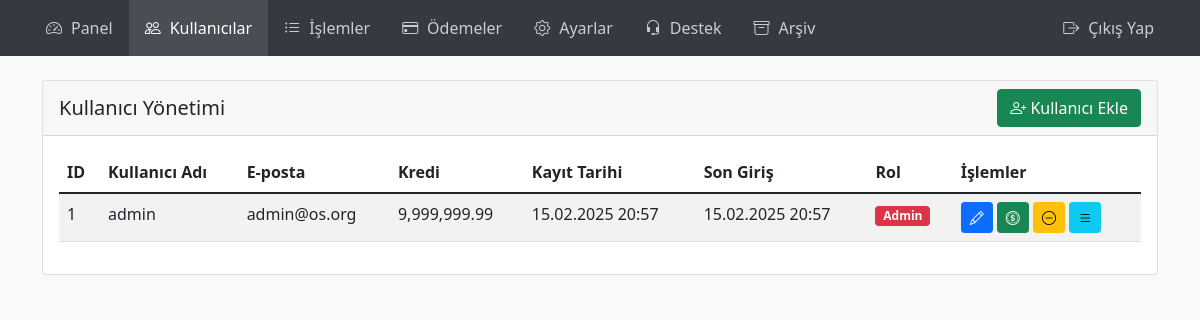
Before: /admin/users.php (signed in) with the older database file.
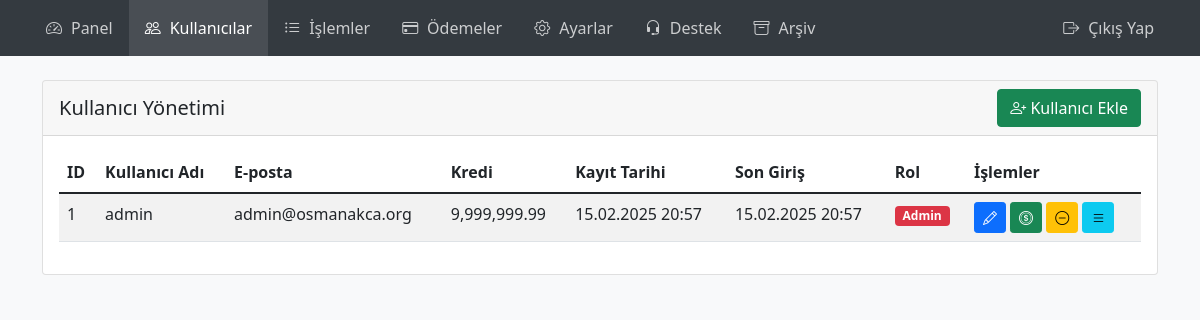
After: the same page with the newer database file.
### tables this page shows
CREATE TABLE IF NOT EXISTS `users` (
    `id` INT AUTO_INCREMENT PRIMARY KEY,
    `username` VARCHAR(50) NOT NULL UNIQUE,
    `password` VARCHAR(255) NOT NULL,
    `email` VARCHAR(100) DEFAULT NULL,
    `credits` DECIMAL(15,2) DEFAULT 1000.00,
    `is_admin` BOOLEAN DEFAULT FALSE,
    `created_at` TIMESTAMP DEFAULT CURRENT_TIMESTAMP,
    `last_login` TIMESTAMP DEFAULT CURRENT_TIMESTAMP ON UPDATE CURRENT_TIMESTAMP
);

### admin/users.php (the view, shortened to what this page needs)
<?php
require_once '../config/db.php';
try {
    $sql = "SELECT id, username, email, credits, created_at, last_login, is_admin FROM users ORDER BY id DESC";
    $users = $db->query($sql)->fetchAll(PDO::FETCH_ASSOC);
} catch (PDOException $e) {
    die("Veritabanı hatası: " . $e->getMessage());
}
?>
<!DOCTYPE html>
<html lang="tr">
<head>
    <link href="https://cdn.jsdelivr.net/npm/bootstrap@5.1.3/dist/css/bootstrap.min.css" rel="stylesheet">
    <link href="https://cdn.jsdelivr.net/npm/bootstrap-icons@1.8.1/font/bootstrap-icons.css" rel="stylesheet">
</head>
<body class="bg-light">
    <?php require_once 'admin_navbar.php'; ?>
    <div class="container mt-4">
        <div class="card">
            <div class="card-header d-flex justify-content-between align-items-center">
                <h5 class="card-title mb-0">Kullanıcı Yönetimi</h5>
                <a href="add_user.php" class="btn btn-success">
                    <i class="bi bi-person-plus"></i> Kullanıcı Ekle
                </a>
            </div>
            <div class="card-body">
                <div class="table-responsive">
                    <table class="table table-striped">
                        <thead>
                            <tr>
                                <th>ID</th>
                                <th>Kullanıcı Adı</th>
                                <th>E-posta</th>
                                <th>Kredi</th>
                                <th>Kayıt Tarihi</th>
                                <th>Son Giriş</th>
                                <th>Rol</th>
                                <th>İşlemler</th>
                            </tr>
                        </thead>
                        <tbody>
                            <?php if (!empty($users)): ?>
                                <?php foreach ($users as $user): ?>
                                <tr>
                                    <td><?php echo $user['id']; ?></td>
                                    <td><?php echo htmlspecialchars($user['username']); ?></td>
                                    <td><?php echo htmlspecialchars($user['email']); ?></td>
                                    <td><?php echo number_format($user['credits'], 2); ?></td>
                                    <td><?php echo date('d.m.Y H:i', strtotime($user['created_at'])); ?></td>
                                    <td><?php echo $user['last_login'] ? date('d.m.Y H:i', strtotime($user['last_login'])) : '-'; ?></td>
                                    <td><?php echo $user['is_admin'] ? '<span class="badge bg-danger">Admin</span>' : '<span class="badge bg-primary">Kullanıcı</span>'; ?></td>
                                    <td>
                                        <a href="edit_user.php?id=<?php echo $user['id']; ?>" class="btn btn-sm btn-primary" title="Düzenle">
                                            <i class="bi bi-pencil"></i>
                                        </a>
                                        <?php if (!$user['is_admin'] || $user['id'] === $_SESSION['user_id']): ?>
                                        <a href="add_credits.php?id=<?php echo $user['id']; ?>" class="btn btn-sm btn-success" title="Kredi Ekle">
                                            <i class="bi bi-coin"></i>
                                        </a>
                                        <a href="remove_credits.php?id=<?php echo $user['id']; ?>" class="btn btn-sm btn-warning" title="Kredi Çıkar">
                                            <i class="bi bi-dash-circle"></i>
                                        </a>
                                        <a href="transactions.php?user_id=<?php echo $user['id']; ?>" class="btn btn-sm btn-info" title="İşlemler">
                                            <i class="bi bi-list"></i>
                                        </a>
                                        <?php endif; ?>
                                    </td>
                                </tr>
                                <?php endforeach; ?>
                            <?php else: ?>
                                <tr>
                                    <td colspan="8" class="text-center">Henüz kullanıcı bulunmuyor.</td>
                                </tr>
                            <?php endif; ?>
                        </tbody>
                    </table>
                </div>
            </div>
        </div>
    </div>
</body>
</html>

### admin/admin_navbar.php (shortened to what this page needs)
<?php
$current_page = basename($_SERVER['PHP_SELF']);
?>
<nav class="admin-nav">
    <div class="container px-0">
        <ul class="nav">
            <li class="nav-item">
                <a class="nav-link <?php echo $current_page == 'dashboard.php' ? 'active' : ''; ?>" href="dashboard.php">
                    <i class="bi bi-speedometer2"></i> Panel
                </a>
            </li>
            <li class="nav-item">
                <a class="nav-link <?php echo $current_page == 'users.php' ? 'active' : ''; ?>" href="users.php">
                    <i class="bi bi-people"></i> Kullanıcılar
                </a>
            </li>
            <li class="nav-item">
                <a class="nav-link <?php echo $current_page == 'transactions.php' ? 'active' : ''; ?>" href="transactions.php">
                    <i class="bi bi-list-ul"></i> İşlemler
                </a>
            </li>
            <li class="nav-item">
                <a class="nav-link <?php echo $current_page == 'payments.php' ? 'active' : ''; ?>" href="payments.php">
                    <i class="bi bi-credit-card"></i> Ödemeler
                </a>
            </li>
            <li class="nav-item">
                <a class="nav-link <?php echo $current_page == 'settings.php' ? 'active' : ''; ?>" href="settings.php">
                    <i class="bi bi-gear"></i> Ayarlar
                </a>
            </li>
            <li class="nav-item">
                <a class="nav-link <?php echo $current_page == 'support.php' ? 'active' : ''; ?>" href="support.php">
                    <i class="bi bi-headset"></i> Destek
                </a>
            </li>
            <li class="nav-item">
                <a class="nav-link <?php echo $current_page == 'archive_manager.php' ? 'active' : ''; ?>" href="archive_manager.php">
                    <i class="bi bi-archive"></i> Arşiv
                </a>
            </li>
            <li class="nav-item ms-auto">
                <a class="nav-link" href="../logout.php">
                    <i class="bi bi-box-arrow-right"></i> Çıkış Yap
                </a>
            </li>
        </ul>
    </div>
</nav>

### admin/admin_navbar.php (style rules this page uses)
.admin-nav { background: #343a40; margin-bottom: 1rem; }
.admin-nav .nav-link { color: rgba(255,255,255,.75); padding: 1rem; }
.admin-nav .nav-link.active { color: white; background: rgba(255,255,255,.1); }
.admin-nav .nav-link i { margin-right: 0.3rem; }

Changed rows visible on the page:
changed users "admin": email "admin@os.org" → "admin@osmanakca.org"
